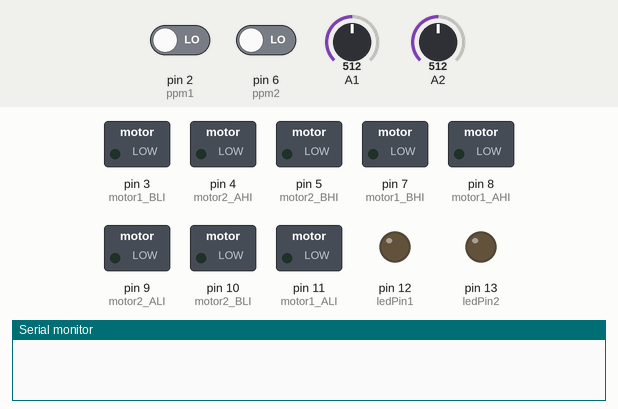
A sketch run on a simulated Arduino Uno, built with avr-gcc and run on an emulated ATmega328P. On the bench: switched loads named in the sketch (green lamp = pin HIGH), output pins drawn as LEDs (lit = HIGH), the last lines printed to the serial monitor. The inputs (shaded band) are chosen by the test bench; at power-on: A1 = 512, A2 = 512, pin 2 (ppm1) LOW, pin 6 (ppm2) LOW.

Above: at 0.01 s.
At 1.2 s:
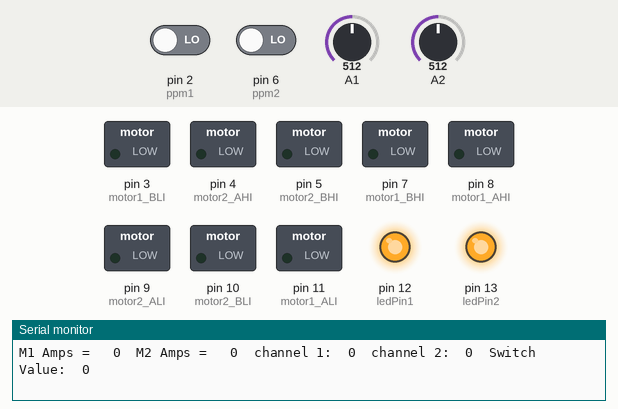
1.3 s: A1 set to 638
4.3 s: A1 set to 668
7.3 s: A2 set to 637
10.3 s: A2 set to 662
Timing chart, 0 to 13.3 s (numbered marks = the images above; inputs shaded):
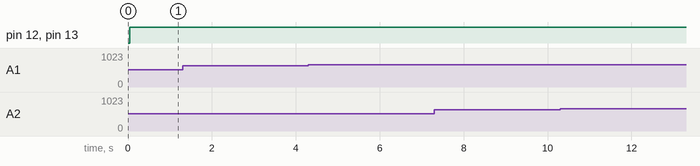

The sketch:

Ch8_ExplorerBot.pde
```cpp
// This is the main code, it should run on the Arduino.
// Read PPM signals from 2 channels of an RC reciever and convert the values to PWM in either direction.
// digital pins 3 & 11 provide PWM control motor1, digital pins 9 & 10 provide PWM control motor2.
// DP 12 and 13 are neutral indicator lights.
// DP 2 and 6 are inputs from the R/C receiver.
// JDW 2010

// leave pins 0 and 1 open for serial communication

int ppm1 = 2;
int ppm2 = 6;

int motor1_BHI = 7;
int motor1_BLI = 3;  // PWM pin
int motor1_ALI = 11;  // PWM pin
int motor1_AHI = 8;

int motor2_BHI = 5;
int motor2_BLI = 10;   //PWM pin
int motor2_ALI = 9;  //PWM pin
int motor2_AHI = 4;

int ledPin1 = 12;
int ledPin2 = 13;

int current_sense_1;
int current_sense_2;

int current_limit = 25;  // sets the amperage limit that when exceeded on either motor, tells the motor driver to cut power to both motors for 1 second.

unsigned int servo1_val;
int adj_val1;
int servo1_Ready;

unsigned int servo2_val;
int adj_val2;
int servo2_Ready;

unsigned int servo3_val;
int adj_val3;
int servo3_Ready;

int deadband_high = 275;
int deadband_low = 235;

int pwm_ceiling = 256;
int pwm_floor = 255;

// You can adjust these values to calibrate the code to your specific radio - check the Serial Monitor to see your values.
int low1 = 1100;
int high1 = 1900;
int low2 = 1100;
int high2 = 1900;

void setup() {

  TCCR1B = TCCR1B & 0b11111000 | 0x01; // change PWM frequency on pins 9 and 10 to 32kHz
  TCCR2B = TCCR2B & 0b11111000 | 0x01; // change PWM frequency on pins 3 and 11 to 32kHz

  Serial.begin(9600);

  //motor1 pins
  pinMode(motor1_ALI, OUTPUT);
  pinMode(motor1_AHI, OUTPUT);
  pinMode(motor1_BLI, OUTPUT);
  pinMode(motor1_BHI, OUTPUT);

  //motor2 pins
  pinMode(motor2_ALI, OUTPUT);
  pinMode(motor2_AHI, OUTPUT);
  pinMode(motor2_BLI, OUTPUT);
  pinMode(motor2_BHI, OUTPUT);

  //led's
  pinMode(ledPin1, OUTPUT);
  pinMode(ledPin2, OUTPUT);

  //PPM inputs from RC receiver
  pinMode(ppm1, INPUT);
  pinMode(ppm2, INPUT);

}

void pulse(){

  servo1_val = pulseIn(ppm1, HIGH, 20000);

  if (servo1_val > 800 && servo1_val < 2200){
    servo1_Ready = true;
  }
  else {
    servo1_Ready = false;
    servo1_val = 1500;
  }

  servo2_val = pulseIn(ppm2, HIGH, 20000);

  if (servo2_val > 800 && servo2_val < 2200){
    servo2_Ready = true;
  }
  else {
    servo2_Ready = false;
    servo2_val = 1500;
  }

}

void loop() {

  // read current sensors on motor-controller
  current_sense_1 = analogRead(1);
  current_sense_2 = analogRead(2);

  //////// determine which direction each motor is spinning

  if (current_sense_1 > 512){
    current_sense_1 = current_sense_1 - 512;
  }
  else {
    current_sense_1 = 512 - current_sense_1;
  }

  if (current_sense_2 > 512){
    current_sense_2 = current_sense_2 - 512;
  }
  else {
    current_sense_2 = 512 - current_sense_2;
  }

  //////// adjust the directional value into Amperes by dividing by 13.8

  current_sense_1 = current_sense_1 / 13.8;
  current_sense_2 = current_sense_2 / 13.8;

  //////// if either Ampere value is above the threshold, stop both motors for 1 second

  if (current_sense_1 > current_limit || current_sense_2 > current_limit){
    m1_stop();
    m2_stop();
    delay(1000);
  }

  pulse(); // gather pulses from the R/C

  if (servo1_Ready) {

    // channel 1
    adj_val1 = map(servo1_val, low1, high1, 0, 511);
    adj_val1 = constrain(adj_val1, 0, 511);

    if (adj_val1 > 511) {
      adj_val1 = 511;
    }
    else if (adj_val1 < 0) {
      adj_val1 = 0;
    }
    else {
    }

    if (adj_val1 > deadband_high) {
      m1_forward(adj_val1 - pwm_ceiling);
    }
    else if (adj_val1 < deadband_low) {
      m1_reverse(pwm_floor - adj_val1);
    }
    else {
      m1_stop();
    }
  }
  else {
    m1_stop();
  }

  if (servo2_Ready) {

    // channel 2
    adj_val2 = map(servo2_val, low2, high2, 0, 511);
    adj_val2 = constrain(adj_val2, 0, 511);

    if (adj_val2 > 511) {
      adj_val2 = 511;
    }
    else if (adj_val2 < 0) {
      adj_val2 = 0;
    }
    else {
    }

    if (adj_val2 > deadband_high) {
      m2_forward(adj_val2 - pwm_ceiling);
    }
    else if (adj_val2 < deadband_low) {
      m2_reverse(pwm_floor - adj_val2);
    }
    else {
      m2_stop();
    }

  }
  else {
    m2_stop();
  }

  Serial.print("M1 Amps =   ");
  Serial.print(current_sense_1);
  Serial.print("  ");

  Serial.print("M2 Amps =   ");
  Serial.print(current_sense_2);
  Serial.print("  ");


  Serial.print("channel 1:  ");
  Serial.print(adj_val1);
  Serial.print("  ");

  Serial.print("channel 2:  ");
  Serial.print(adj_val2);
  Serial.print("  ");

  Serial.print("Switch Value:  ");
  Serial.print(servo3_val);
  Serial.println("  ");

}


void m1_forward(int m1_speed){
  digitalWrite(motor1_AHI, LOW);
  digitalWrite(motor1_BLI, LOW);
  digitalWrite(motor1_BHI, HIGH);
  analogWrite(motor1_ALI, m1_speed);
  digitalWrite(ledPin1, LOW);
}

void m1_reverse(int m1_speed){
  digitalWrite(motor1_BHI, LOW);
  digitalWrite(motor1_ALI, LOW);
  digitalWrite(motor1_AHI, HIGH);
  analogWrite(motor1_BLI, m1_speed);
  digitalWrite(ledPin1, LOW);
}

void m2_forward(int m2_speed){
  digitalWrite(motor2_AHI, LOW);
  digitalWrite(motor2_BLI, LOW);
  digitalWrite(motor2_BHI, HIGH);
  analogWrite(motor2_ALI, m2_speed);
  digitalWrite(ledPin2, LOW);
}

void m2_reverse(int m2_speed){
  digitalWrite(motor2_BHI, LOW);
  digitalWrite(motor2_ALI, LOW);
  digitalWrite(motor2_AHI, HIGH);
  analogWrite(motor2_BLI, m2_speed);
  digitalWrite(ledPin2, LOW);
}

void m1_stop(){
  digitalWrite(motor1_BHI, LOW);
  digitalWrite(motor1_ALI, LOW);
  digitalWrite(motor1_AHI, LOW);
  digitalWrite(motor1_BLI, LOW);
  digitalWrite(ledPin1, HIGH);
}

void m2_stop(){
  digitalWrite(motor2_BHI, LOW);
  digitalWrite(motor2_ALI, LOW);
  digitalWrite(motor2_AHI, LOW);
  digitalWrite(motor2_BLI, LOW);
  digitalWrite(ledPin2, HIGH);
}
```
